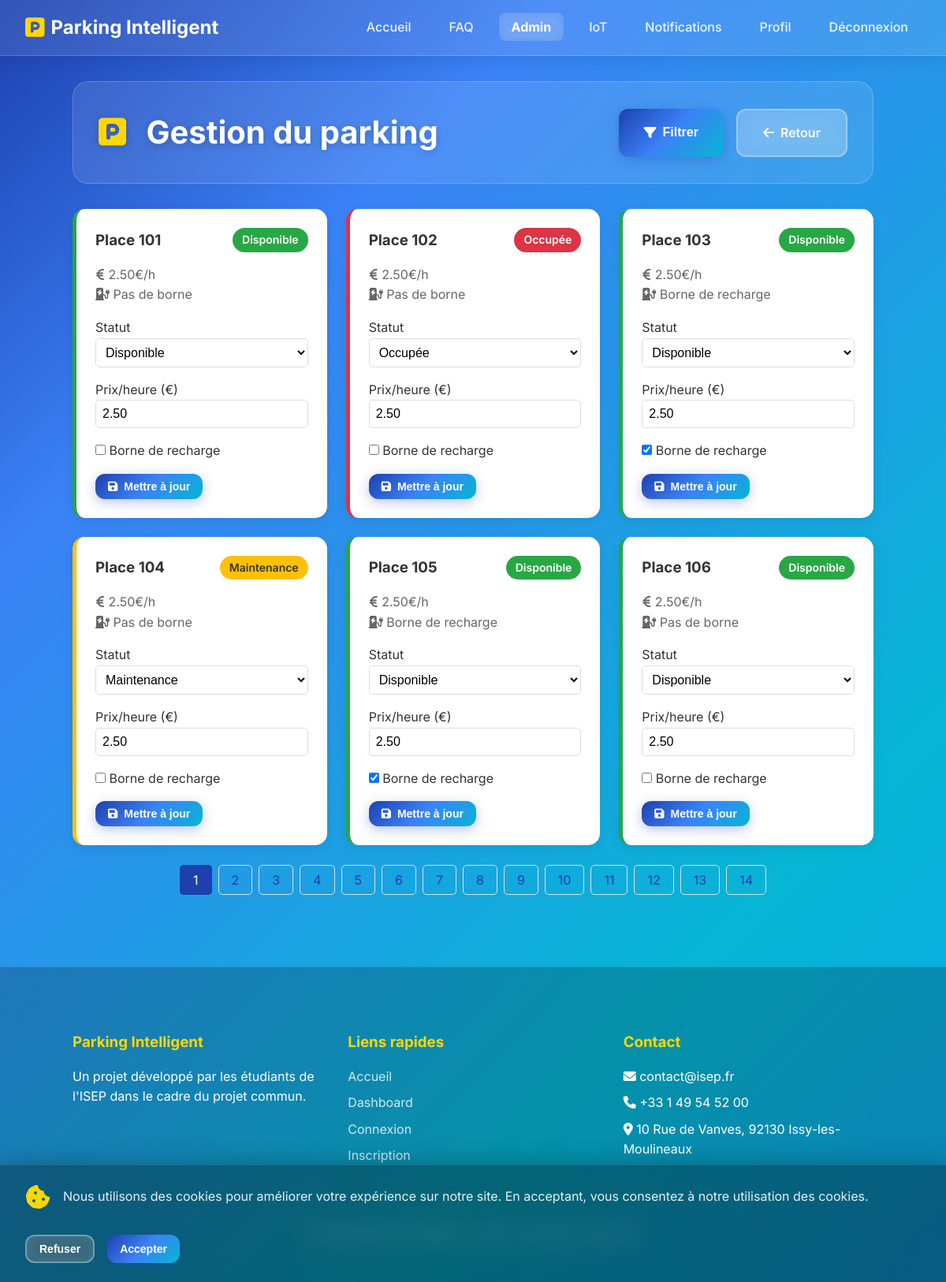
Screenshot of /admin/parking (signed in) with the database file from the repository.
### tables this page shows
CREATE TABLE `parking_spots` (
  `id` int(11) NOT NULL,
  `spot_number` varchar(10) NOT NULL,
  `etage` int(11) NOT NULL DEFAULT 1,
  `status` enum('disponible','occupée','maintenance','réservée') NOT NULL DEFAULT 'disponible',
  `price_per_hour` decimal(10,2) DEFAULT 2.50,
  `has_charging_station` tinyint(1) DEFAULT 0,
  `created_at` timestamp NOT NULL DEFAULT current_timestamp(),
  `updated_at` timestamp NOT NULL DEFAULT current_timestamp() ON UPDATE current_timestamp()
);

### app/controllers/AdminController.php (called while the page is built, shortened)
<?php
require_once ROOT_PATH . '/app/models/ParkingSpot.php';
class AdminController {
    private $parkingSpotModel;
    public function __construct() {
        $this->parkingSpotModel = new ParkingSpot();
    }
    public function manageParking() {
        $page = isset($_GET['page']) ? (int)$_GET['page'] : 1;
        $spots_per_page = 6;
        $filters = [];
        $total_spots = $this->parkingSpotModel->getTotalSpotsCount($filters);
        $total_pages = ceil($total_spots / $spots_per_page);
        $spots = $this->parkingSpotModel->getPaginatedSpots($page, $spots_per_page, $filters);
        require_once ROOT_PATH . '/app/views/admin/parking.php';
    }
}

### config/database.php (called while the page is built, shortened)
<?php
class DatabaseManager {
    private static $config = [
        'local' => [
            'dsn'      => 'mysql:host=127.0.0.1;dbname=parking_db;charset=utf8mb4',
            'username' => 'root',
            'password' => '',
            'options'  => [
                PDO::ATTR_PERSISTENT => false,
                PDO::ATTR_ERRMODE => PDO::ERRMODE_EXCEPTION,
                PDO::ATTR_DEFAULT_FETCH_MODE => PDO::FETCH_ASSOC,
                PDO::ATTR_EMULATE_PREPARES => false,
            ]
        ],
        'iot' => [
            'dsn'      => 'pgsql:host=app.garageisep.com;port=5409;dbname=app_db',
            'username' => 'app_user',
            'password' => 'appg9',
            'options'  => [
                PDO::ATTR_PERSISTENT => false,
                PDO::ATTR_ERRMODE => PDO::ERRMODE_EXCEPTION,
                PDO::ATTR_DEFAULT_FETCH_MODE => PDO::FETCH_ASSOC,
            ]
        ]
    ];
    private static $connections = [];
    public static function getConnection($name = 'local') {
        if (!isset(self::$connections[$name])) {
            $config = self::$config[$name];
            try {
                self::$connections[$name] = new PDO(
                    $config['dsn'],
                    $config['username'],
                    $config['password'],
                    $config['options']
                );
            } catch (PDOException $e) {
                error_log("Erreur de connexion à la base de données '{$name}': " . $e->getMessage());
                die("Impossible de se connecter à la base de données '{$name}'.");
            }
        }
        return self::$connections[$name];
    }
    public static function closeConnection($name = null) {
        if ($name) {
            self::$connections[$name] = null;
            unset(self::$connections[$name]);
        } else {
            self::$connections = [];
        }
    }
}

### app/models/ParkingSpot.php (called while the page is built, shortened)
<?php
require_once ROOT_PATH . '/config/database.php';
class ParkingSpot {
    private $db;
    public function __construct() {
        $this->db = DatabaseManager::getConnection('local');
    }
    public function getPaginatedSpots($page = 1, $limit = 6, $filters = []) {
        $offset = ($page - 1) * $limit;
        $sql = "SELECT * FROM parking_spots";
        $params = [];
        $sql .= " ORDER BY spot_number ASC LIMIT ? OFFSET ?";
        $params[] = $limit;
        $params[] = $offset;
        $stmt = $this->db->prepare($sql);
        $stmt->execute($params);
        return $stmt->fetchAll(PDO::FETCH_ASSOC);
    }
    public function getTotalSpotsCount($filters = []) {
        $sql = "SELECT COUNT(id) FROM parking_spots";
        $params = [];
        $stmt = $this->db->prepare($sql);
        $stmt->execute($params);
        return $stmt->fetchColumn();
    }
}
?>

### app/views/admin/partials/parking_grid.php (the view, shortened to what this page needs)
<?php if (empty($spots)): ?>
    <div class="no-results-card">
        <p>Aucune place de parking ne correspond aux filtres sélectionnés.</p>
    </div>
<?php else: ?>
    <div class="parking-grid">
        <?php foreach ($spots as $spot): ?>
            <div id="spot-card-<?= $spot['id'] ?>" class="parking-spot-card status-<?= $spot['status'] ?>">
                <div class="spot-header">
                    <h3>Place <?= htmlspecialchars($spot['spot_number']) ?></h3>
                    <span id="status-badge-<?= $spot['id'] ?>" class="status-badge status-<?= $spot['status'] ?>">
                        <?= ucfirst($spot['status']) ?>
                    </span>
                </div>
                <div class="spot-info">
                    <p><i class="fas fa-euro-sign"></i> <?= number_format($spot['price_per_hour'], 2) ?>€/h</p>
                    <p>
                        <i class="fas fa-charging-station"></i>
                        <?= $spot['has_charging_station'] ? 'Borne de recharge' : 'Pas de borne' ?>
                    </p>
                </div>
                <form action="<?= BASE_URL ?>/admin/update-spot" method="POST" class="spot-update-form">
                    <div class="form-group">
                        <label>Statut</label>
                        <select name="status" class="form-control">
                            <option value="disponible" <?= $spot['status'] == 'disponible' ? 'selected' : '' ?>>Disponible</option>
                            <option value="occupée" <?= $spot['status'] == 'occupée' ? 'selected' : '' ?>>Occupée</option>
                            <option value="maintenance" <?= $spot['status'] == 'maintenance' ? 'selected' : '' ?>>Maintenance</option>
                        </select>
                    </div>
                    <div class="form-group">
                        <label>Prix/heure (€)</label>
                        <input type="number" name="price_per_hour" step="0.01"
                               value="<?= $spot['price_per_hour'] ?>" class="form-control">
                    </div>
                    <div class="form-group">
                        <div class="form-check">
                            <input type="checkbox" name="has_charging_station"
                                   <?= $spot['has_charging_station'] ? 'checked' : '' ?>
                                   class="form-check-input">
                            <label class="form-check-label">Borne de recharge</label>
                        </div>
                    </div>
                    <button type="submit" class="btn btn-primary btn-sm">
                        <i class="fas fa-save"></i> Mettre à jour
                    </button>
                </form>
            </div>
        <?php endforeach; ?>
    </div>
<?php endif; ?>
<?php if ($total_pages > 1): ?>
<nav class="pagination-container" aria-label="Pagination des places">
    <ul class="pagination">
        <?php for ($i = 1; $i <= $total_pages; $i++): ?>
            <li class="page-item <?= ($i == $page) ? 'active' : '' ?>">
                <a class="page-link" href="#" data-page="<?= $i ?>"><?= $i ?></a>
            </li>
        <?php endfor; ?>
    </ul>
</nav>
<?php endif; ?>

### public/css/style.css (style rules this page uses)
* { margin: 0; padding: 0; box-sizing: border-box; }
body { font-family: 'Inter', -apple-system, BlinkMacSystemFont, 'Segoe UI', Roboto, sans-serif; line-height: 1.6; color: #333; background: linear-gradient(135deg, #1e40af 0%, #3b82f6 25%, #06b6d4 75%, #0ea5e9 100%); min-height: 100vh; background-attachment: fixed; }
.form-group { margin-bottom: 1.5rem; }
.form-control { width: 100%; padding: 1rem; border: 2px solid rgba(30, 64, 175, 0.2); border-radius: 12px; font-size: 1rem; transition: all 0.3s ease; background-color: rgba(255, 255, 255, 0.9); backdrop-filter: blur(5px); }
.form-control::placeholder { color: rgba(30, 64, 175, 0.5); }
.btn { display: inline-flex; align-items: center; gap: 0.5rem; padding: 1rem 2rem; border: none; border-radius: 12px; font-size: 1rem; font-weight: 600; text-decoration: none; cursor: pointer; transition: all 0.3s ease; text-align: center; position: relative; overflow: hidden; }
.btn::before { content: ''; position: absolute; top: 0; left: -100%; width: 100%; height: 100%; background: linear-gradient(90deg, transparent, rgba(255, 255, 255, 0.2), transparent); transition: left 0.5s; }
.btn-primary { background: linear-gradient(135deg, #1e40af 0%, #3b82f6 50%, #06b6d4 100%); color: white; box-shadow: 0 4px 15px rgba(30, 64, 175, 0.3); }
.btn-sm { padding: 0.5rem 1rem; font-size: 0.875rem; justify-content: center; }

### app/views/admin/parking.php (style rules this page uses)
.parking-grid { display: grid; grid-template-columns: repeat(auto-fill, minmax(320px, 1fr)); gap: 1.5rem; margin-top: 2rem; }
.parking-spot-card { background: white; border-radius: 15px; padding: 1.5rem; box-shadow: 0 4px 15px rgba(0, 0, 0, 0.08); border-left: 5px solid; transition: all 0.3s ease; }
.parking-spot-card.status-disponible { border-left-color: #28a745; }
.parking-spot-card.status-occupée { border-left-color: #dc3545; }
.parking-spot-card.status-maintenance { border-left-color: #ffc107; }
.spot-header { display: flex; justify-content: space-between; align-items: center; margin-bottom: 1rem; }
.spot-header h3 { margin: 0; color: #333; }
.status-badge { padding: 0.25rem 0.75rem; border-radius: 20px; font-size: 0.875rem; font-weight: 600; color: white; }
.status-badge.status-disponible { background-color: #28a745; }
.status-badge.status-occupée { background-color: #dc3545; }
.status-badge.status-maintenance { background-color: #ffc107; color: #333; }
.spot-info { margin-bottom: 1rem; color: #666; }
.spot-update-form .form-group { margin-bottom: 1rem; }
.spot-update-form .form-control { width: 100%; padding: 0.5rem; border: 1px solid #ddd; border-radius: 5px; }
.pagination-container { display: flex; justify-content: center; margin-top: 2rem; }
.pagination { list-style: none; padding: 0; display: flex; gap: 0.5rem; }
.page-item .page-link { color: #1e40af; border: 1px solid #ddd; padding: 0.5rem 1rem; text-decoration: none; border-radius: 5px; transition: all 0.2s; }
.page-item.active .page-link { background-color: #1e40af; color: white; border-color: #1e40af; }

### rows the page displays
parking_spots: spot_number "101", status "Disponible", price_per_hour "2.50", shows "Pas de borne"
parking_spots: spot_number "102", status "Occupée", price_per_hour "2.50", shows "Pas de borne"
parking_spots: spot_number "103", status "Disponible", price_per_hour "2.50", shows "Borne de recharge", has_charging_station "☑"
parking_spots: spot_number "104", status "Maintenance", price_per_hour "2.50", shows "Pas de borne"
parking_spots: spot_number "105", status "Disponible", price_per_hour "2.50", shows "Borne de recharge", has_charging_station "☑"
parking_spots: spot_number "106", status "Disponible", price_per_hour "2.50", shows "Pas de borne"
